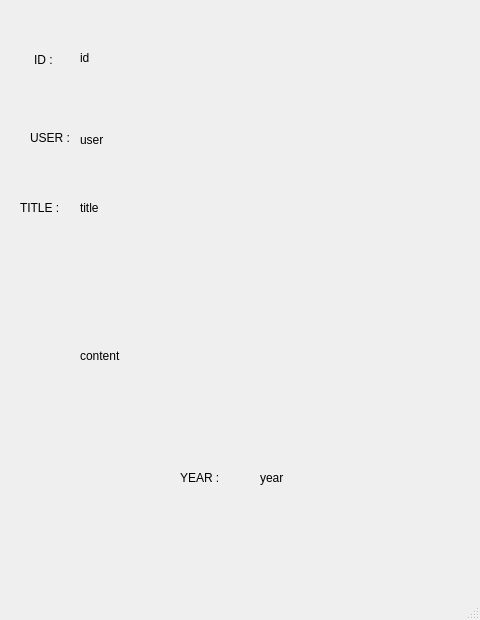
<?xml version="1.0" encoding="UTF-8"?>
<ui version="4.0">
 <class>MainWindow</class>
 <widget class="QMainWindow" name="MainWindow">
  <property name="geometry">
   <rect>
    <x>0</x>
    <y>0</y>
    <width>480</width>
    <height>620</height>
   </rect>
  </property>
  <property name="windowTitle">
   <string>MainWindow</string>
  </property>
  <widget class="QWidget" name="centralwidget">
   <widget class="QLabel" name="labelId">
    <property name="geometry">
     <rect>
      <x>80</x>
      <y>50</y>
      <width>271</width>
      <height>16</height>
     </rect>
    </property>
    <property name="text">
     <string>id</string>
    </property>
   </widget>
   <widget class="QLabel" name="labelUser">
    <property name="geometry">
     <rect>
      <x>80</x>
      <y>130</y>
      <width>291</width>
      <height>20</height>
     </rect>
    </property>
    <property name="text">
     <string>user</string>
    </property>
   </widget>
   <widget class="QLabel" name="labelContent">
    <property name="geometry">
     <rect>
      <x>80</x>
      <y>250</y>
      <width>351</width>
      <height>211</height>
     </rect>
    </property>
    <property name="text">
     <string>content</string>
    </property>
   </widget>
   <widget class="QLabel" name="labelTitle">
    <property name="geometry">
     <rect>
      <x>80</x>
      <y>200</y>
      <width>331</width>
      <height>16</height>
     </rect>
    </property>
    <property name="text">
     <string>title</string>
    </property>
   </widget>
   <widget class="QLabel" name="labelYear">
    <property name="geometry">
     <rect>
      <x>260</x>
      <y>470</y>
      <width>151</width>
      <height>16</height>
     </rect>
    </property>
    <property name="text">
     <string>year</string>
    </property>
   </widget>
   <widget class="QLabel" name="lblId">
    <property name="geometry">
     <rect>
      <x>34</x>
      <y>50</y>
      <width>31</width>
      <height>20</height>
     </rect>
    </property>
    <property name="text">
     <string>ID :</string>
    </property>
   </widget>
   <widget class="QLabel" name="lblUser">
    <property name="geometry">
     <rect>
      <x>30</x>
      <y>130</y>
      <width>41</width>
      <height>16</height>
     </rect>
    </property>
    <property name="text">
     <string>USER :</string>
    </property>
   </widget>
   <widget class="QLabel" name="lblTitle">
    <property name="geometry">
     <rect>
      <x>20</x>
      <y>200</y>
      <width>51</width>
      <height>16</height>
     </rect>
    </property>
    <property name="text">
     <string>TITLE :</string>
    </property>
   </widget>
   <widget class="QLabel" name="lblYear">
    <property name="geometry">
     <rect>
      <x>180</x>
      <y>470</y>
      <width>55</width>
      <height>16</height>
     </rect>
    </property>
    <property name="text">
     <string>YEAR :</string>
    </property>
   </widget>
  </widget>
  <widget class="QMenuBar" name="menubar">
   <property name="geometry">
    <rect>
     <x>0</x>
     <y>0</y>
     <width>480</width>
     <height>26</height>
    </rect>
   </property>
  </widget>
  <widget class="QStatusBar" name="statusbar"/>
 </widget>
 <resources/>
 <connections/>
</ui>
